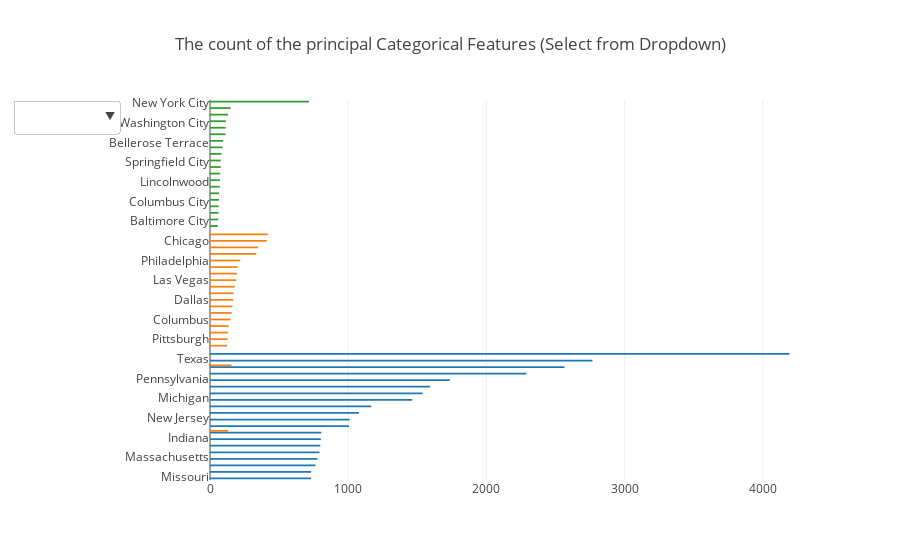

This figure's notebook cell:
### Markdown cell above
## Dropdowns

### Code cell
trace1 = go.Bar(x=state_count[:20].values[::-1],
                y=state_count[:20].index[::-1],
                orientation='h',
                name='Top 20 States')

trace2 = go.Bar(x=city_count[:20].values[::-1],
                y=city_count[:20].index[::-1],
                orientation = 'h', 
                name='TOP 20 Citys')

trace3 = go.Bar(x=place_count[:20].values[::-1],
                y=place_count[:20].index[::-1],
                orientation='h',
                name='Top 20 Place')

data = [trace1, trace2, trace3]

updatemenus = list([
    dict(active=-1,
         x=-0.15,
         buttons=list([
             dict(
                 label = 'State Count',
                 method = 'update',
                 args = [{'visible': [True, False, False]}, 
                         {'title': 'TOP 20 State Count'}]),
             dict(
                 label = 'City Count',
                 method = 'update',
                 args = [{'visible': [False, True, False]}, 
                         {'title': 'TOP 20 City Count'}]),
             dict(
                 label = 'Place Count',
                 method = 'update',
                 args = [{'visible': [False, False, True]},
                         {'title': ' Top 20 Place Count'}
                        ])
         ])
        )
])


layout = dict(title='The count of the principal Categorical Features (Select from Dropdown)', 
              showlegend=False,
              updatemenus = updatemenus)

fig = dict(data = data, layout = layout)

iplot(fig)

### Figure 1 — Plotly figure (JSON) as saved in the notebook; plotly's stock layout.template omitted (floating-point values rounded to 4 significant figures)
{"data": [{"name": "Top 20 States", "orientation": "h", "type": "bar", "uid": "6d6a4a7a-a588-11e8-9631-0a580a0c0e43", "x": [732, 732, 764, 777, 792, 798, 802, 806, 1006, 1009, 1078, 1167, 1463, 1538, 1593, 1735, 2289, 2565, 2767, 4193], "y": ["Missouri", "Wisconsin", "Maryland", "Massachusetts", "Tennessee", "Arizona", "Indiana", "Washington", "Virginia", "New Jersey", "Georgia", "North Carolina", "Michigan", "Ohio", "Illinois", "Pennsylvania", "Florida", "New York", "Texas", "California"]}, {"name": "TOP 20 Citys", "orientation": "h", "type": "bar", "uid": "6d6a4f0c-a588-11e8-9631-0a580a0c0e43", "x": [124, 127, 130, 130, 135, 149, 155, 157, 162, 168, 171, 180, 189, 196, 199, 219, 336, 349, 411, 418], "y": ["Milwaukee", "Pittsburgh", "Springfield", "Washington", "San Diego", "Columbus", "New York", "Detroit", "Phoenix", "Dallas", "Miami", "Bronx", "Las Vegas", "Baltimore", "San Antonio", "Philadelphia", "Houston", "Los Angeles", "Chicago", "Brooklyn"]}, {"name": "Top 20 Place", "orientation": "h", "type": "bar", "uid": "6d6a50ce-a588-11e8-9631-0a580a0c0e43", "x": [57, 59, 62, 63, 65, 66, 71, 72, 74, 78, 78, 83, 91, 95, 112, 113, 115, 130, 149, 716], "y": ["Phoenix City", "Baltimore City", "Rochester City", "Harbor Hills", "Columbus City", "Memphis City", "San Fernando City", "Lincolnwood", "Jacksonville City", "West Hollywood City", "Springfield City", "Daly City City", "Philadelphia City", "Bellerose Terrace", "Pelham Manor", "Glendale City", "Washington City", "Mount Vernon City", "Chicago City", "New York City"]}], "layout": {"showlegend": false, "title": "The count of the principal Categorical Features (Select from Dropdown)", "updatemenus": [{"active": -1, "buttons": [{"args": [{"visible": [true, false, false]}, {"title": "TOP 20 State Count"}], "label": "State Count", "method": "update"}, {"args": [{"visible": [false, true, false]}, {"title": "TOP 20 City Count"}], "label": "City Count", "method": "update"}, {"args": [{"visible": [false, false, true]}, {"title": " Top 20 Place Count"}], "label": "Place Count", "method": "update"}], "x": -0.15}]}}
